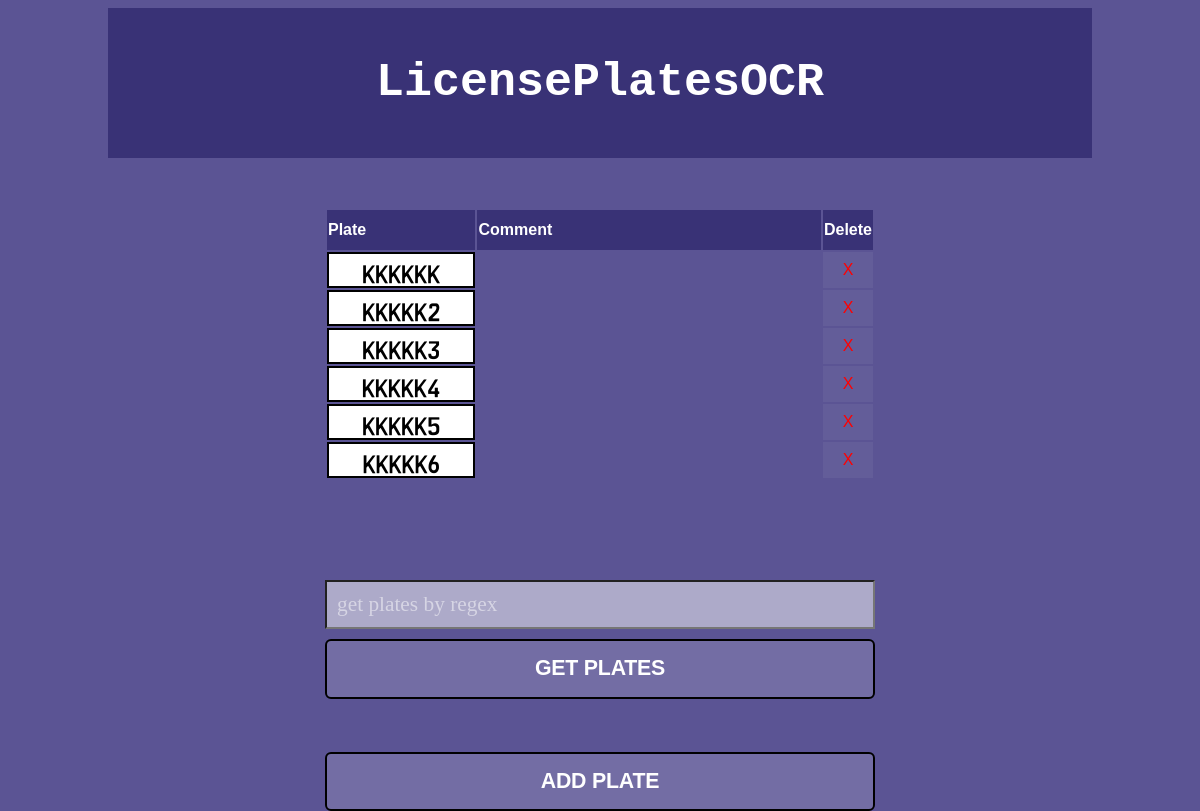
Before: /license_management (signed in) with the older database file.
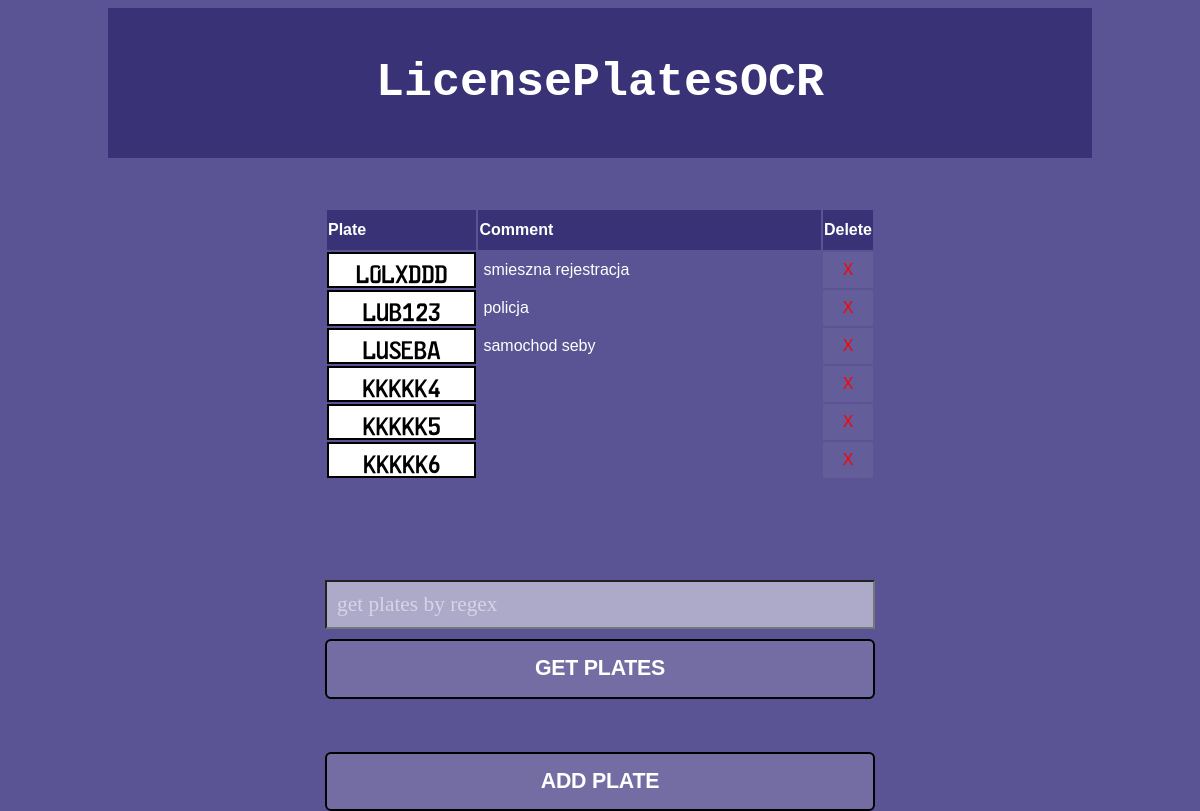
After: the same page with the newer database file.
### app.py (models this page shows, shortened)
class LicensePlate(db.Model):
    id = db.Column(db.Integer, primary_key=True, autoincrement=True)
    plate_nb = db.Column(db.String(80), unique=True, nullable=False)
    user_id = db.Column(db.Integer, db.ForeignKey('user.id'), nullable=False)
    comment = db.Column(db.String(80), nullable=False)

### app.py (the view)
@app.route('/license_management', methods=['POST', 'GET'])
@login_required
def license_management():
    plates = get_all_plates_for_user(LicensePlate=LicensePlate, user_id=current_user.id)
    if request.method == 'POST':
        regex = request.form['regex_search']
        regex = base64.b64encode(regex.encode('utf-8'))
        return redirect(url_for("get_plates_by_regex", regex=regex))
    return render_template('license_management.html', page_title="Admin Panel", plates=plates)

### app.py (called while the page is built)
@login_manager.user_loader
def load_user(user_id):
    return User.query.get(int(user_id))

### src/utils/db_utils.py (called while the page is built)
def get_all_plates_for_user(LicensePlate, user_id):
    return LicensePlate.query.filter_by(user_id=user_id).all()

### src/templates/license_management.html (shortened to what this page needs)
<head>
    <link rel="stylesheet" type="text/css" href="{{ url_for('static',filename='style.css') }}">
</head>
<body>
    <div class="content">
        <div class="header"><a href="{{ url_for('index') }}">LicensePlatesOCR</a></div>
        <div class="management-box">
            <table class="plate-table">
                <tr>
                    <th class="plate-header">Plate</th>
                    <th class="comment-header">Comment</th>
                    <th class="delete-header">Delete</th>
                </tr>
            {% for plate in plates %}
                <tr>
                    <td class="plate">{{ plate.plate_nb }}</td>
                    <td class="comment">{{ plate.comment }}</td>
                    <td class="delete"><a href="{{ url_for('delete_plate', plate_nb=plate.plate_nb) }}">X</a></td>
                </tr>
            {% endfor %}
            </table>
            <form method="POST">
                <div class="field"><input type="text" name="regex_search" placeholder="get plates by regex"></div>
                <button type="submit" class="button-80">GET PLATES</button>
            </form>
            <br>
            <a href="{{ url_for('add_plate') }}"><button name="add_plate" class="button-80">ADD PLATE</button></a>
        </div>
    </div>
</body>

Changed rows visible on the page:
changed LicensePlate: plate_nb "KKKKKK" → "L0LXDDD"; comment (not shown) → "smieszna rejestracja"
changed LicensePlate: plate_nb "KKKKK2" → "LUB123"; comment (not shown) → "policja"
changed LicensePlate: plate_nb "KKKKK3" → "LUSEBA"; comment (not shown) → "samochod seby"
